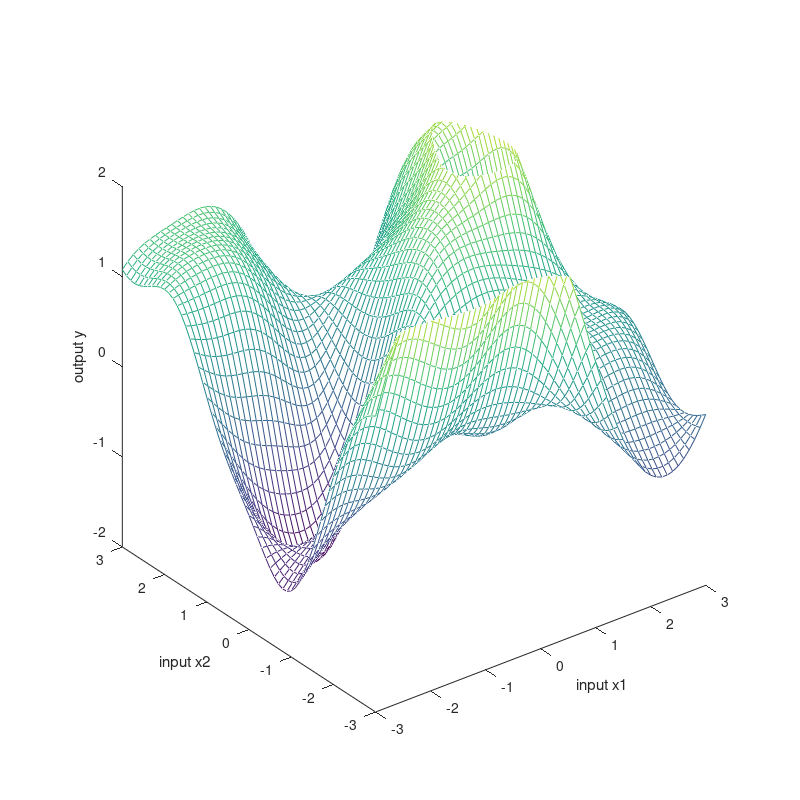

Source code (MATLAB): (Note: this script raises an error after producing the figure.)
% produce fig 5.1 from Rasmussen and Williams book
%PMTKauthor Carl Rasmussen

n = 61^2; D=2;
[x1,x2]=meshgrid(-3:0.1:3,-3:0.1:3);
x=[x1(:),x2(:)];


h = figure(1);
clf
set(gca,'FontSize',24);
randn('seed',37)
Q = zeros(n,n);
for d = 1:D
  Q = Q + (repmat(x(:,d),1,n)-repmat(x(:,d)',n,1)).^2;
end
Q = exp(-0.5*Q);
y = chol(Q+1e-9*eye(n))'*randn(n,1);
mesh(x1,x2,reshape(y,sqrt(n),sqrt(n)));
xlabel('input x1')
ylabel('input x2')
zlabel('output y')
axis square
axis([-3 3 -3 3 -2 2])
set(h,'PaperPosition', [0.25 2.5 8 8])
grid off
printPmtkFigure('GPARD', 'png')
%print -depsc ard1.eps


h = figure(2);
clf
set(gca,'FontSize',24);
randn('seed',34)
Q = zeros(n,n);
L1 = 1; L2 = 5;
%Q = Q + (repmat(x(:,1),1,n)-repmat(x(:,1)',n,1)).^(2);
Q = Q + (repmat(x(:,1),1,n)-repmat(x(:,1)',n,1)).^(2) / (L1^2);
%Q = Q + (repmat(x(:,2),1,n)-repmat(x(:,2)',n,1)).^2/9;
Q = Q + (repmat(x(:,2),1,n)-repmat(x(:,2)',n,1)).^2 /(L2^2);
Q = exp(-0.5*Q);
y = chol(Q+1e-9*eye(n))'*randn(n,1);
mesh(x1,x2,reshape(y,sqrt(n),sqrt(n)));
xlabel('input x1')
ylabel('input x2')
zlabel('output y')
axis square
axis([-3 3 -3 3 -2 2])
set(h,'PaperPosition', [0.25 2.5 8 8])
grid off
printPmtkFigure('GPARD2', 'png')
%print -depsc ard2.eps


h = figure(3);
clf
set(gca,'FontSize',24);
randn('seed',34)
L = [1 -1];
xL = x*L';
Q = zeros(n,n);
Q = Q + (repmat(xL(:,1),1,n)-repmat(xL(:,1)',n,1)).^2;
Q = Q + (repmat(x(:,1),1,n)-repmat(x(:,1)',n,1)).^2/36;
Q = Q + (repmat(x(:,2),1,n)-repmat(x(:,2)',n,1)).^2/36;
Q = exp(-0.5*Q);
randn('seed',34)
y = chol(Q+1e-9*eye(n))'*randn(n,1);
mesh(x1,x2,reshape(y,sqrt(n),sqrt(n)))
xlabel('input x1')
ylabel('input x2')
zlabel('output y')
axis square
axis([-3 3 -3 3 -2 2])
set(h,'PaperPosition', [0.25 2.5 8 8])
grid off
printPmtkFigure('GPARDFA', 'png')
%print -depsc ard3.eps

